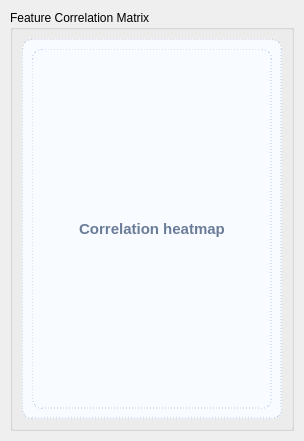
          <widget class="QWidget" name="tabCorrelationMatrix">
           <attribute name="title"><string>Correlation Matrix</string></attribute>
           <layout class="QVBoxLayout" name="tabCorrelationMatrixLayout">
            <property name="leftMargin"><number>10</number></property>
            <property name="topMargin"><number>10</number></property>
            <property name="rightMargin"><number>10</number></property>
            <property name="bottomMargin"><number>10</number></property>
            <item>
             <widget class="QGroupBox" name="grpCorrelationMatrix">
              <property name="title"><string>Feature Correlation Matrix</string></property>
              <layout class="QVBoxLayout" name="grpCorrelationMatrixLayout">
               <item>
                <widget class="QFrame" name="frameFeatureMatrix">
                 <property name="minimumSize"><size><width>260</width><height>380</height></size></property>
                 <property name="styleSheet"><string notr="true">background:#F8FBFF; border:1px dashed #B6C8E9; border-radius:10px;</string></property>
                 <layout class="QVBoxLayout" name="frameFeatureMatrixLayout">
                  <item><widget class="QLabel" name="lblFeatureMatrix"><property name="styleSheet"><string notr="true">color:#6B7C99; font-size:11pt; font-weight:600;</string></property><property name="alignment"><set>Qt::AlignCenter</set></property><property name="text"><string>Correlation heatmap</string></property></widget></item>
                 </layout>
                </widget>
               </item>
              </layout>
             </widget>
            </item>
           </layout>
          </widget>
